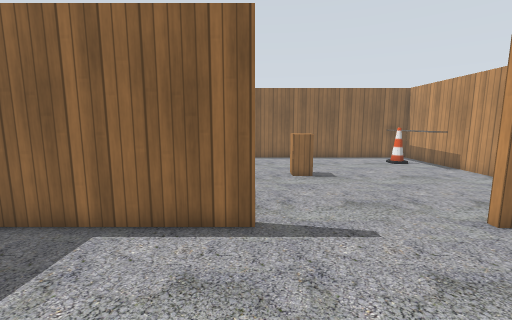
view 1 (above)

16 first-person views from a walk through a robot-simulator world made for Gazebo. The camera is 1.2 m above the floor, tilts 8° down and sees 90° across. The floor is counted in squares, 0.5 m on a side. Each view is taken from the middle of a square. On the plan, view 1 faces up. The plan holds only what a view shows up to about 17 squares ahead; the rest is blank. The place goes on beyond the plan. Simple patterns stand in for the simulator's built-in surfaces. Some surface patterns are stand-ins.

view 2
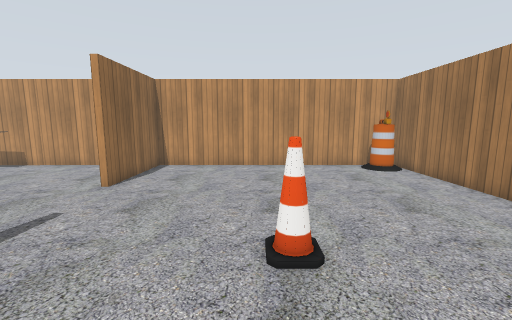

view 3
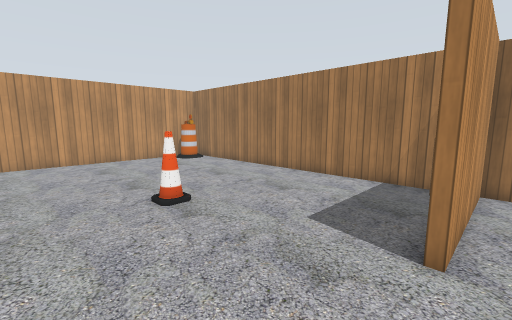

view 4
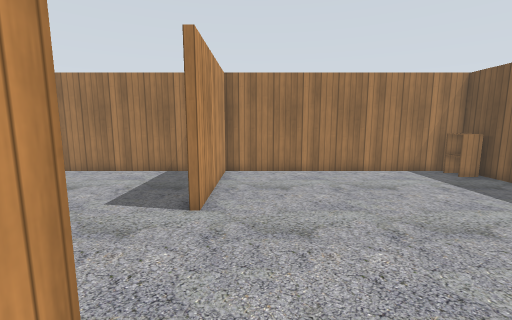

view 5
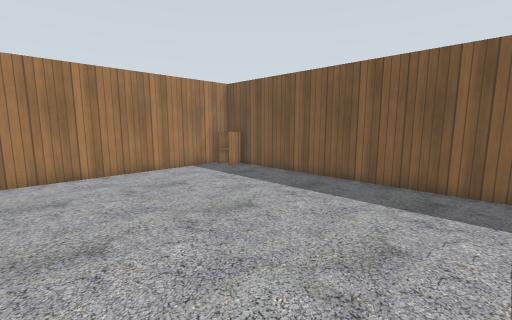

view 6
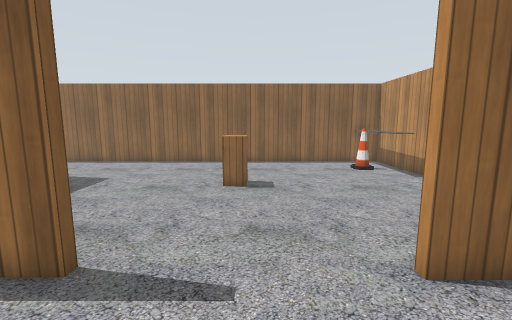

view 7
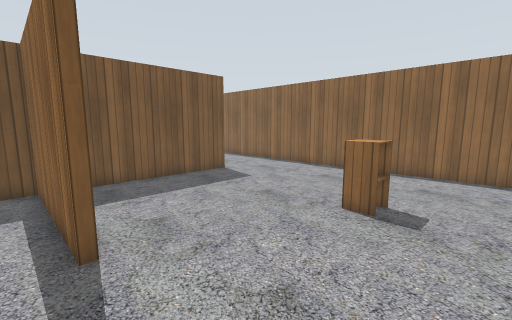

view 8
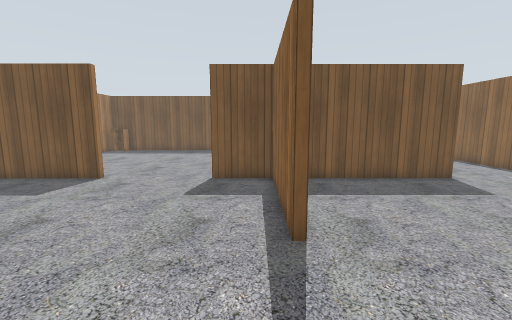

view 9
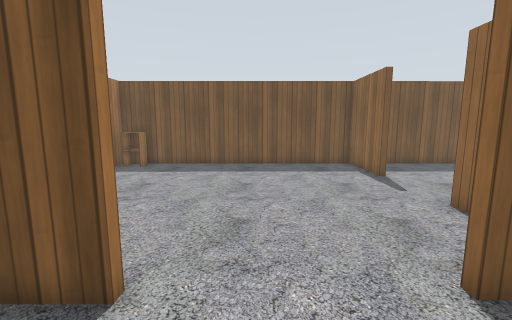

view 10
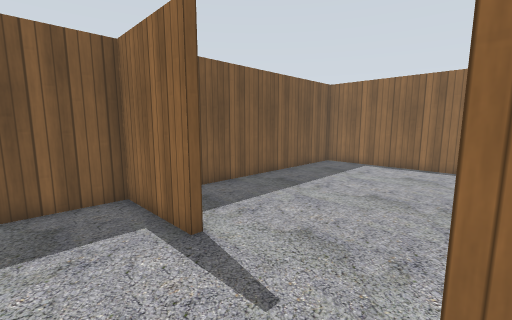

view 11
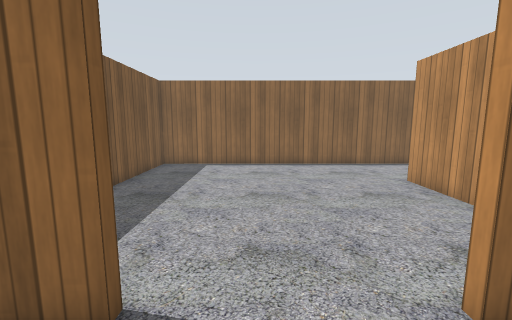

view 12
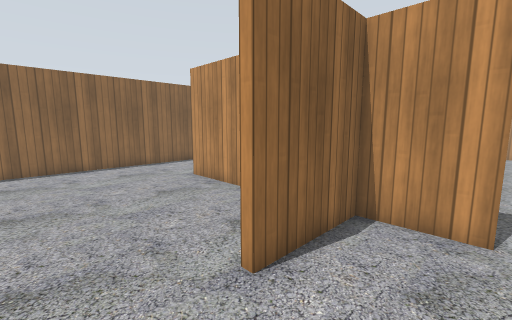

view 13
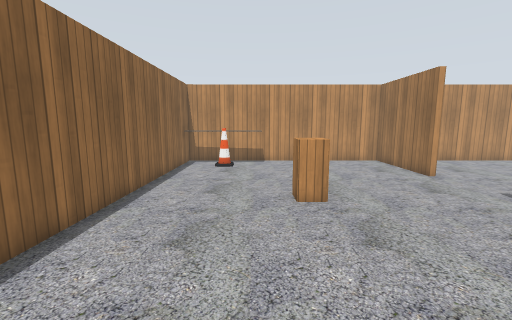

view 14
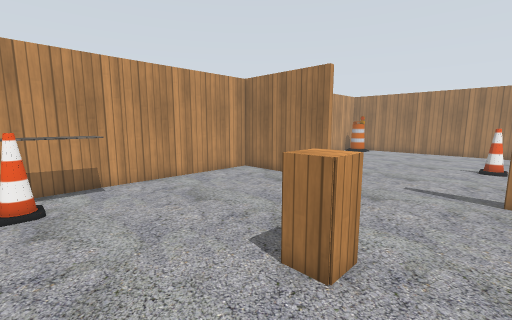

view 15
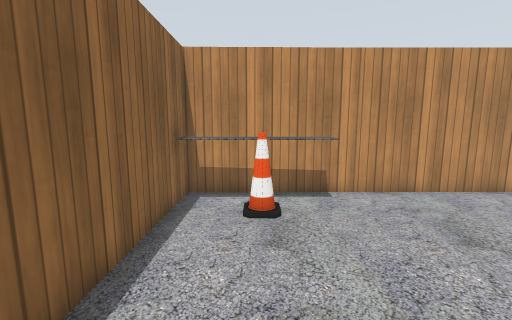

view 16
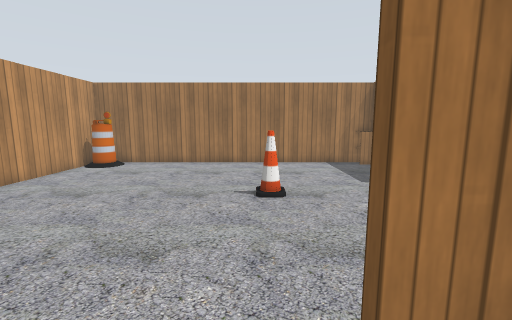

### Floor plan
Points are (right, up) in squares from view 1. A wall is a line through its corners. A room is listed if a view was taken in it or the views show most of it. See-through windows are left out.
Room 1 (views 1, 2, 6, 7, 8, 9, 13, 14, 15, 16)
walls: (-1.2, 6) (0, 6) (0, 5.7) (-6.1, 5.7) (-6.1, 3.1); (5.6, 6) (10.9, 6) (10.9, 18.4) (-6.6, 18.4); (-6.1, -1.9) (-6.1, -8) (10.9, -8) (10.9, 5.7) (5.6, 5.7); (-6.1, 13.9) (-6.1, 7.3)
ways out: opening at (-6, 1) to room 2; opening at (-6, 16) to room 3
objects: cone (1, -1); cabinet (2, 12); box (9, 14) to (10, 18); cone (9, 16); barrel (10, -7)
Room 2 (views 3, 4, 5, 10, 11, 12)
walls: (-6.1, 3.1) (-6.5, 3.1) (-6.5, 5.7) (-10.3, 5.7) (-10.3, 6.1); (-14.7, 6.1) (-14.7, 5.7) (-18.6, 5.7) (-18.5, -8) (-6.5, -8) (-6.5, -1.9)
ways out: opening at (-6, 1) to room 1; opening at (-12.5, 6) to room 3
objects: cabinet (-18, -7)
Room 3 (no view inside)
walls: (-6.5, 10.2) (-6.5, 13.7); (-6.6, 18.4) (-18.6, 18.4) (-18.6, 8)
ways out: opening at (-6, 16) to room 1; opening at (-12.5, 6) to room 2

Positions as (right, up) in squares from view 1, and headings:
1: (0, 0), facing up
2: (-4, 0), facing right
3: (-7, 3), facing down-right
4: (-8, 5), facing down
5: (-8, 5), facing down-left
6: (3, 2), facing up
7: (5, 5), facing up-left
8: (5, 5), facing left
9: (-3, 0), facing left
10: (-10, 3), facing up-left
11: (-13, 3), facing up
12: (-13, 3), facing up-right
13: (-6, 14), facing right
14: (0, 16), facing down-right
15: (2, 16), facing right
16: (1, 8), facing down
